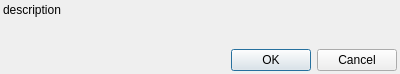
<?xml version="1.0" encoding="UTF-8"?>
<ui version="4.0">
 <class>FilterEditDialog</class>
 <widget class="QDialog" name="FilterEditDialog">
  <property name="geometry">
   <rect>
    <x>0</x>
    <y>0</y>
    <width>400</width>
    <height>74</height>
   </rect>
  </property>
  <property name="minimumSize">
   <size>
    <width>400</width>
    <height>0</height>
   </size>
  </property>
  <property name="windowTitle">
   <string>Dialog</string>
  </property>
  <property name="windowIcon">
   <iconset resource="GSvar.qrc">
    <normaloff>:/Icons/Filter.png</normaloff>:/Icons/Filter.png</iconset>
  </property>
  <layout class="QVBoxLayout" name="verticalLayout">
   <property name="spacing">
    <number>6</number>
   </property>
   <property name="leftMargin">
    <number>3</number>
   </property>
   <property name="topMargin">
    <number>3</number>
   </property>
   <property name="rightMargin">
    <number>3</number>
   </property>
   <property name="bottomMargin">
    <number>3</number>
   </property>
   <item>
    <widget class="QLabel" name="description">
     <property name="text">
      <string>description</string>
     </property>
     <property name="wordWrap">
      <bool>true</bool>
     </property>
    </widget>
   </item>
   <item>
    <layout class="QFormLayout" name="form_layout">
     <property name="horizontalSpacing">
      <number>3</number>
     </property>
     <property name="verticalSpacing">
      <number>3</number>
     </property>
    </layout>
   </item>
   <item>
    <spacer name="verticalSpacer">
     <property name="orientation">
      <enum>Qt::Vertical</enum>
     </property>
     <property name="sizeHint" stdset="0">
      <size>
       <width>1</width>
       <height>1</height>
      </size>
     </property>
    </spacer>
   </item>
   <item>
    <widget class="QDialogButtonBox" name="buttonBox">
     <property name="orientation">
      <enum>Qt::Horizontal</enum>
     </property>
     <property name="standardButtons">
      <set>QDialogButtonBox::Cancel|QDialogButtonBox::Ok</set>
     </property>
    </widget>
   </item>
  </layout>
 </widget>
 <resources>
  <include location="GSvar.qrc"/>
 </resources>
 <connections>
  <connection>
   <sender>buttonBox</sender>
   <signal>accepted()</signal>
   <receiver>FilterEditDialog</receiver>
   <slot>accept()</slot>
   <hints>
    <hint type="sourcelabel">
     <x>248</x>
     <y>254</y>
    </hint>
    <hint type="destinationlabel">
     <x>157</x>
     <y>274</y>
    </hint>
   </hints>
  </connection>
  <connection>
   <sender>buttonBox</sender>
   <signal>rejected()</signal>
   <receiver>FilterEditDialog</receiver>
   <slot>reject()</slot>
   <hints>
    <hint type="sourcelabel">
     <x>316</x>
     <y>260</y>
    </hint>
    <hint type="destinationlabel">
     <x>286</x>
     <y>274</y>
    </hint>
   </hints>
  </connection>
 </connections>
</ui>
